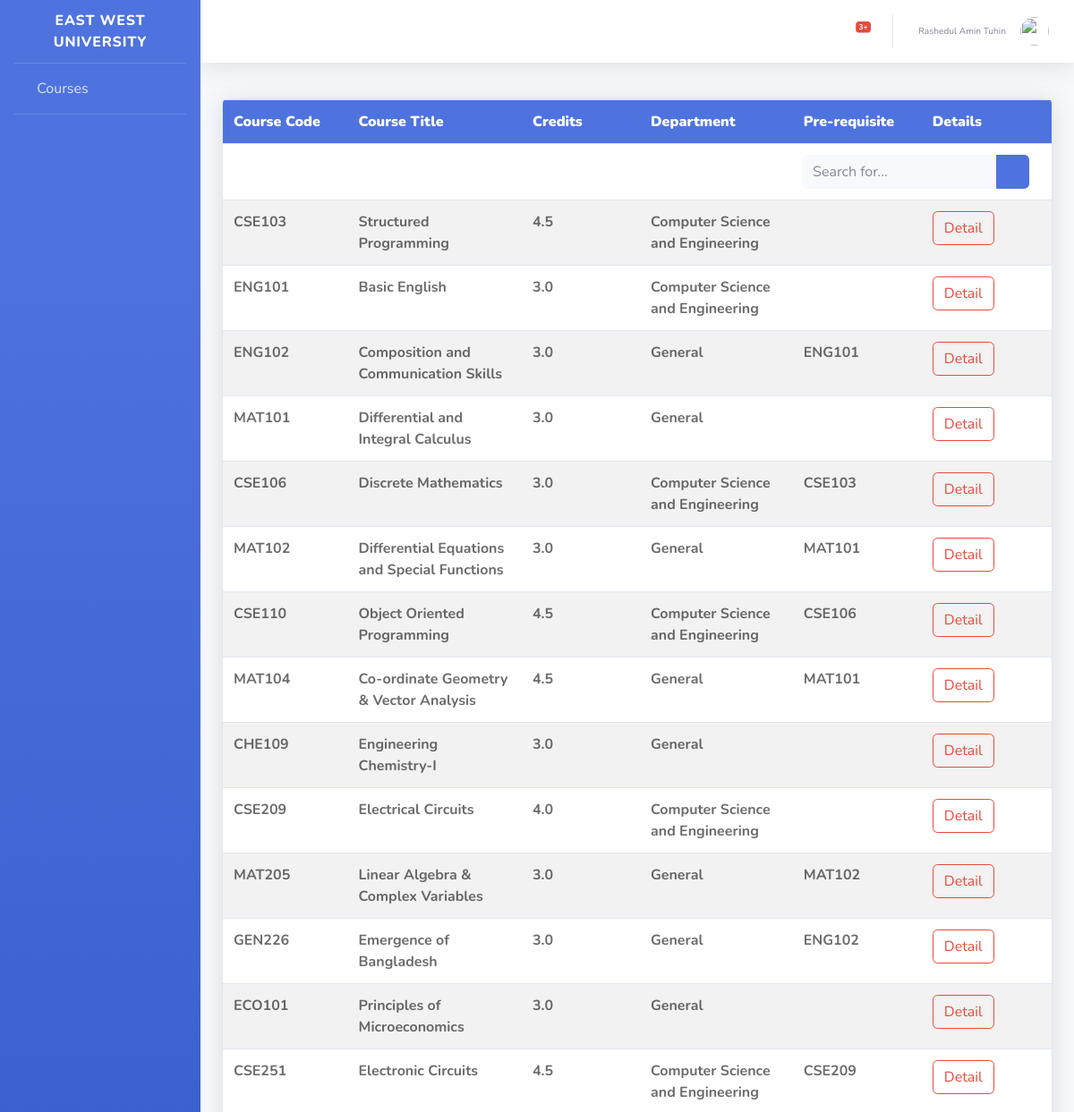
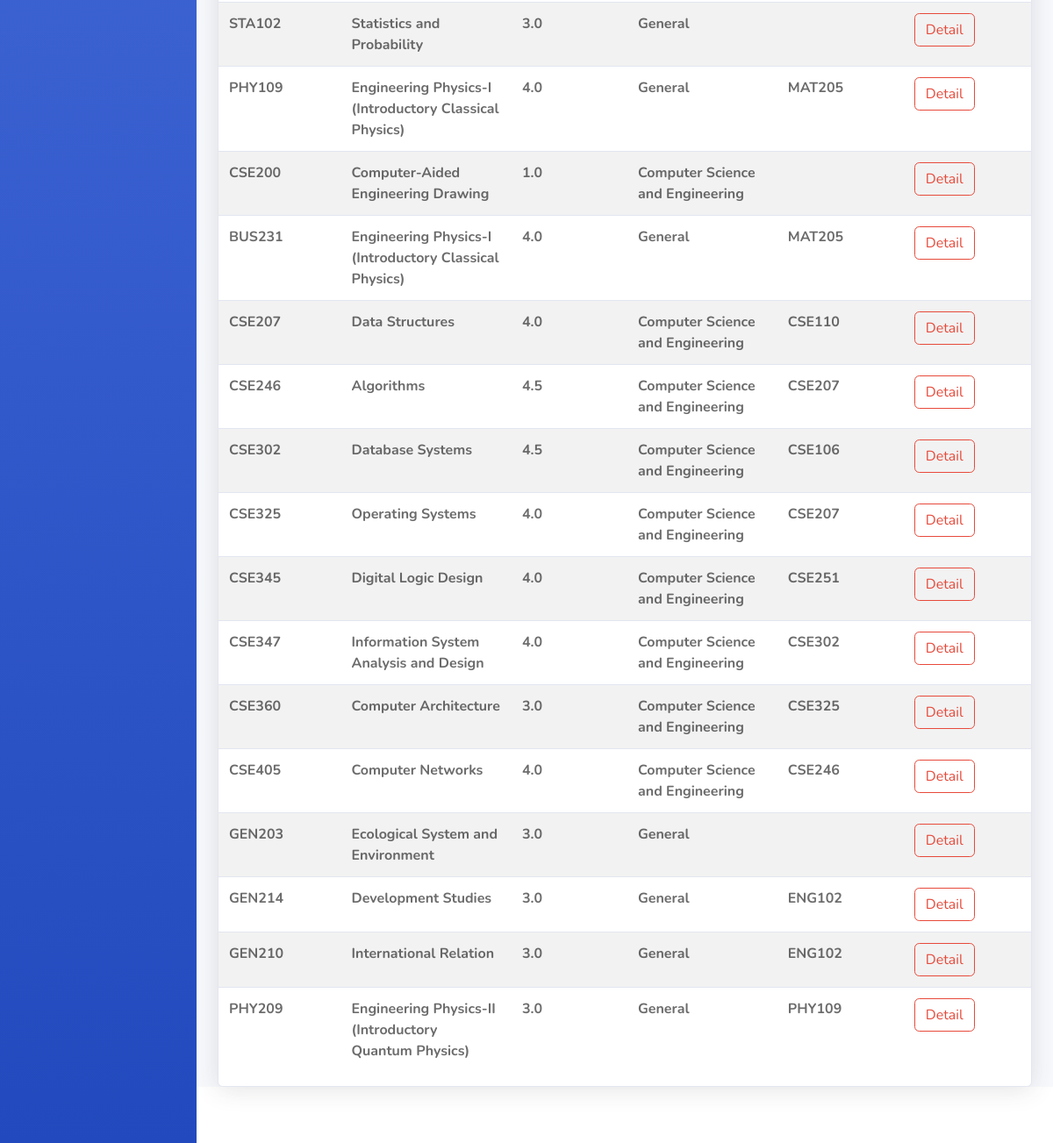
The app's page /all-courses/ (signed in) with its own data (2 pictures, top to bottom).
### advising_portal/models.py (models this page shows)
class Faculty(models.Model):
    faculty_id = models.CharField(max_length=100, primary_key=True)
    name = models.CharField(max_length=30)
    initials = models.TextField()
    username = models.OneToOneField(User, on_delete=models.SET_NULL, null=True)

class Course(models.Model):
    course_id = models.CharField(max_length=100, primary_key=True)
    course_code = models.CharField(max_length=10)
    course_title = models.TextField()
    department = models.ForeignKey(Department, on_delete=models.SET_NULL, null=True)
    prerequisite_course = models.ForeignKey('self', on_delete=models.SET_NULL, null=True)
    credit = models.FloatField()
    created_at = models.DateTimeField(default=timezone.now)
    created_by = models.ForeignKey(User, on_delete=models.SET_NULL, null=True)

class Department(models.Model):
    department_id = models.CharField(max_length=100, primary_key=True)
    department_name = models.TextField()
    created_at = models.DateTimeField(default=timezone.now)
    created_by = models.ForeignKey(User, on_delete=models.SET_NULL, null=True)

### users/decorators.py (the view)
        def wrapper_func(request, *args, **kwargs):
            group = None
            if request.user.groups.exists():
                group = request.user.groups.all()[0].name
            if group in allowed_roles:
                return view_func(request, *args, **kwargs)
            else:
                return render(request, 'advising_portal/401.html')

### advising_portal/templatetags/custom_tags.py (called while the page is built)
@register.filter(name='has_group')
def has_group(user, group_name):
    return user.groups.filter(name=group_name).exists()

### advising_portal/views.py (called while the page is built)
@login_required
@allowed_users(allowed_roles=['faculty'])
def courses_list_view(request):
    courses = Course.objects.all()
    course_list = []
    for course in courses:
        formatted_data = {
            'course_code': course.course_code,
            'course_title': course.course_title,
            'credit': course.credit,
            'department': course.department.department_name,
            'prerequisite_course': course.prerequisite_course.course_code if course.prerequisite_course else '',
        }
        course_list.append(formatted_data)
    context = {
        'courses': course_list
    }
    return render(request, 'advising_portal/courses.html', context)

### advising_portal/templates/advising_portal/courses.html (shortened to what this page needs)
{% extends "advising_portal/base.html" %}
{% load static %}
{% block content %}
    <div class="table-responsive card shadow custom-left-table-align">
        <table id="myTable" class="table table-striped">
            <tbody>
            <tr>
                <th class="col-md-1"><b>Course Code</b></th>
                <th class="col-md-1"><b>Course Title</b></th>
                <th class="col-md-1"><b>Credits</b></th>
                <th class="col-md-1"><b>Department</b></th>
                <th class="col-md-1"><b>Pre-requisite</b></th>
                <th class="col-md-1"><b>Details</b></th>
            </tr>
            <tr>
                <td colspan="6" align="right">
                    <form
                            class="d-none d-sm-inline-block form-inline mr-auto ml-md-3 my-2 my-md-0 mw-100 navbar-search">
                        <div class="input-group custom-search-align">
                            <input type="text" id="myInput" onkeyup="table_search(6)"
                                   class="form-control bg-light border-0 small" placeholder="Search for..."
                                   aria-label="Search" aria-describedby="basic-addon2">
                            <div class="input-group-append">
                                <button class="btn btn-primary" type="button">
                                    <i class="fas fa-search fa-sm"></i>
                                </button>
                            </div>
                        </div>
                    </form>
                </td>
            </tr>
            {% for course in courses %}
                <tr>
                    <td class="col-md-1">{{ course.course_code }}</td>
                    <td class="col-md-1">{{ course.course_title }}</td>
                    <td class="col-md-1">{{ course.credit }}</td>
                    <td class="col-md-1">{{ course.department }}</td>
                    <td class="col-md-1">{{ course.prerequisite_course }}</td>
                    <td class="col-md-1">
                        <button class="btn btn-outline-danger" type="submit">
                            Detail
                        </button>
                    </td>
                </tr>
            {% endfor %}
            </tbody>
        </table>
    </div>
{% endblock content %}

### advising_portal/templates/advising_portal/base.html (shortened to what this page needs)
{% load static %}
{% load custom_tags %}
<!DOCTYPE html>
<html lang="en">
<head>
    <link href="{% static 'advising_portal/vendor/fontawesome-free/css/all.min.css' %}" rel="stylesheet" type="text/css">
    <link href="{% static 'advising_portal/css/sb-admin-2.min.css' %}" rel="stylesheet">
    <link href="{% static 'advising_portal/css/my_css.css' %}" rel="stylesheet">
</head>
<body id="page-top">
    <div id="wrapper">
        <ul class="navbar-nav bg-gradient-primary sidebar sidebar-dark accordion" id="accordionSidebar">
            <a class="sidebar-brand d-flex align-items-center justify-content-center" href="{% url 'student-panel-home' %}">
                <div class="sidebar-brand-text mx-3">East West University</div>
            </a>
            <hr class="sidebar-divider my-0">
            {% if user|has_group:"student" %}
                <li class="nav-item">
                    <a class="nav-link" href="{% url 'student-panel-portal' 'recommended' %}">
                        Advising
                    </a>
                </li>
                <hr class="sidebar-divider">
                <li class="nav-item">
                    <a class="nav-link" href="{% url 'student-panel-advised-courses' %}">
                        Advised Courses
                    </a>
                </li>
                <hr class="sidebar-divider">
                <li class="nav-item">
                    <a class="nav-link" href="{% url 'student-panel-request-section-list-view' %}">
                        Seat Request
                    </a>
                </li>
                <hr class="sidebar-divider">
                <li class="nav-item">
                    <a class="nav-link" href="{% url 'student-panel-grade-report' %}">
                        Grade Report
                    </a>
                </li>
                <hr class="sidebar-divider d-none d-md-block">
                <div class="text-center d-none d-md-inline">
                    <button class="rounded-circle border-0" id="sidebarToggle"></button>
                </div>
            {% else %}
                <li class="nav-item">
                    <a class="nav-link" href="{% url 'student-panel-courses' %}">
                        <i class="fas fa-fw fa-tachometer-alt"></i>
                        Courses
                    </a>
                </li>
                <hr class="sidebar-divider">
            {% endif %}
        </ul>
        <div id="content-wrapper" class="d-flex flex-column">
            <div id="content">
                <nav class="navbar navbar-expand navbar-light bg-white topbar mb-4 static-top shadow">
                    <ul class="navbar-nav ml-auto">
                        <li class="nav-item dropdown no-arrow mx-1">
                            <a class="nav-link dropdown-toggle" href="#" id="alertsDropdown" role="button"
                                data-toggle="dropdown" aria-haspopup="true" aria-expanded="false">
                                <i class="fas fa-bell fa-fw"></i>
                                <span class="badge badge-danger badge-counter">3+</span>
                            </a>
                        </li>
                        <li class="nav-item dropdown no-arrow">
                            <a class="nav-link dropdown-toggle" href="#" id="userDropdown" role="button"
                                data-toggle="dropdown" aria-haspopup="true" aria-expanded="false">
                                <span class="mr-2 d-none d-lg-inline text-gray-600 small">
                                    {% if user|has_group:"student" %}
                                        <span class="mr-2 d-none d-lg-inline text-gray-600 small">{{ user.student.name }}</span>
                                    {% else %}
                                        <span class="mr-2 d-none d-lg-inline text-gray-600 small">{{ user.faculty.name }}</span>
                                    {% endif %}
                                </span>
                                <img class="img-profile rounded-circle"
                                    src="{% static 'advising_portal/img/undraw_profile.svg' %}">
                            </a>
                        </li>
                    </ul>
                </nav>
                <div class="container-fluid">
                    {% block content %}{% endblock %}
                </div>
            </div>
            <footer class="sticky-footer bg-white">
            </footer>
        </div>
    </div>
</body>
</html>

### advising_portal/static/advising_portal/css/my_css.css (style rules this page uses)
.custom-search-align { padding-right: 13px; }
.custom-left-table-align { margin-top: 40px; }
.custom-left-table-align th { background-color: #4e73df; color: #ffffff; }
.custom-left-table-align td { color: rgba(0, 0, 0, 0.58); font-weight: bold; }

### records on screen
Course: course_code "CSE103", course_title "Structured Programming", credit "4.5", prerequisite_course "CSE103"
Department: department "Computer Science and Engineering" "Computer Science and Engineering" "Computer Science and Engineering" "Computer Science and Engineering" "Computer Science and Engineering" "Computer Science and Engineering" "Computer Science and Engineering" "Computer Science and Engineering" "Computer Science and Engineering" "Computer Science and Engineering" "Computer Science and Engineering" "Computer Science and Engineering" "Computer Science and Engineering" "Computer Science and Engineering" "Computer Science and Engineering"
Course: course_code "ENG101", course_title "Basic English", credit "3.0", prerequisite_course "ENG101"
Course: course_code "ENG102", course_title "Composition and Communication Skills", credit "3.0", prerequisite_course "ENG102" "ENG102" "ENG102"
Department: department "General" "General" "General" "General" "General" "General" "General" "General" "General" "General" "General" "General" "General" "General" "General"
Course: course_code "MAT101", course_title "Differential and Integral Calculus", credit "3.0", prerequisite_course "MAT101" "MAT101"
Course: course_code "CSE106", course_title "Discrete Mathematics", credit "3.0", prerequisite_course "CSE106" "CSE106"
Course: course_code "MAT102", course_title "Differential Equations and Special Functions", credit "3.0", prerequisite_course "MAT102"
Course: course_code "CSE110", course_title "Object Oriented Programming", credit "4.5", prerequisite_course "CSE110"
Course: course_code "MAT104", course_title "Co-ordinate Geometry & Vector Analysis", credit "4.5"
Course: course_code "CHE109", course_title "Engineering Chemistry-I", credit "3.0"
Course: course_code "CSE209", course_title "Electrical Circuits", credit "4.0", prerequisite_course "CSE209"
Course: course_code "MAT205", course_title "Linear Algebra & Complex Variables", credit "3.0", prerequisite_course "MAT205" "MAT205"
Course: course_code "GEN226", course_title "Emergence of Bangladesh", credit "3.0"
Course: course_code "ECO101", course_title "Principles of Microeconomics", credit "3.0"
Course: course_code "CSE251", course_title "Electronic Circuits", credit "4.5", prerequisite_course "CSE251"
Course: course_code "STA102", course_title "Statistics and Probability", credit "3.0"
Course: course_code "PHY109", course_title "Engineering Physics-I (Introductory Classical Physics)", credit "4.0", prerequisite_course "PHY109"
Course: course_code "CSE200", course_title "Computer-Aided Engineering Drawing", credit "1.0"
Course: course_code "BUS231", course_title "Engineering Physics-I (Introductory Classical Physics)", credit "4.0"
Course: course_code "CSE207", course_title "Data Structures", credit "4.0", prerequisite_course "CSE207" "CSE207"
Course: course_code "CSE246", course_title "Algorithms", credit "4.5", prerequisite_course "CSE246"
Course: course_code "CSE302", course_title "Database Systems", credit "4.5", prerequisite_course "CSE302"
Course: course_code "CSE325", course_title "Operating Systems", credit "4.0", prerequisite_course "CSE325"
Course: course_code "CSE345", course_title "Digital Logic Design", credit "4.0"
Course: course_code "CSE347", course_title "Information System Analysis and Design", credit "4.0"
Course: course_code "CSE360", course_title "Computer Architecture", credit "3.0"
Course: course_code "CSE405", course_title "Computer Networks", credit "4.0"
Course: course_code "GEN203", course_title "Ecological System and Environment", credit "3.0"
Course: course_code "GEN214", course_title "Development Studies", credit "3.0"
Course: course_code "GEN210", course_title "International Relation", credit "3.0"
Course: course_code "PHY209", course_title "Engineering Physics-II (Introductory Quantum Physics)", credit "3.0"

### other values on screen
{{ user.faculty.name }} "Rashedul Amin Tuhin"
